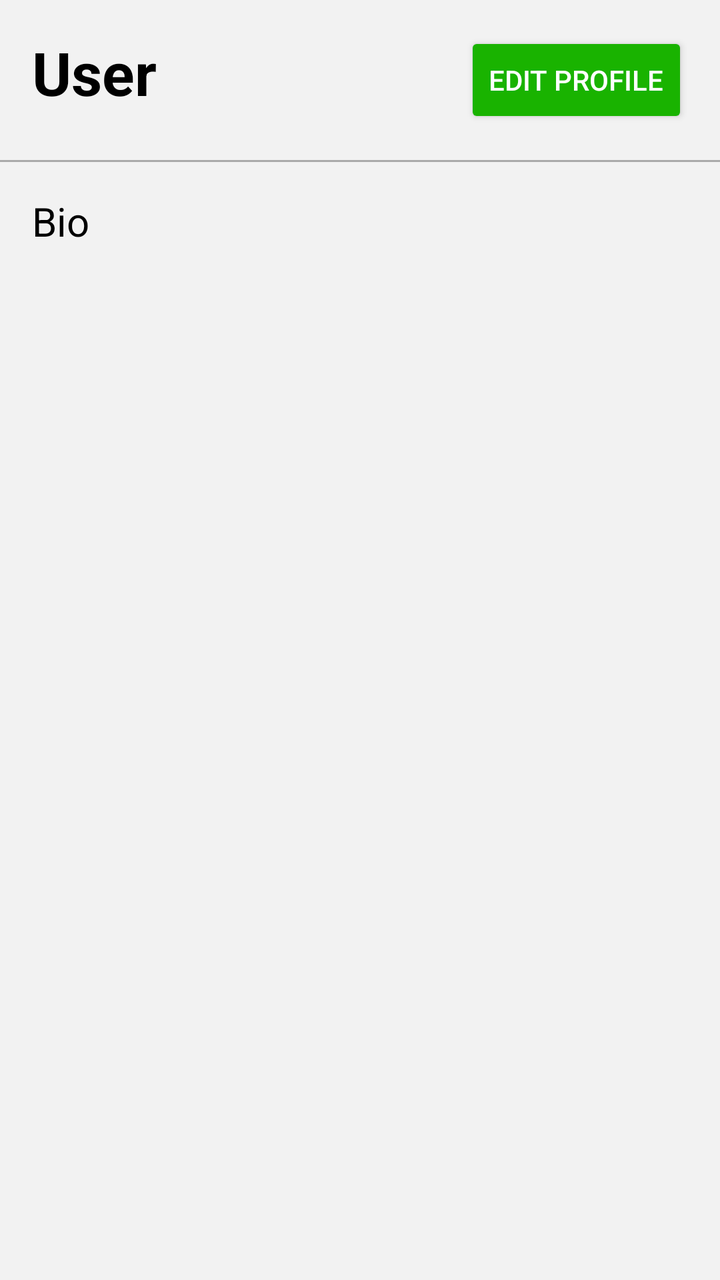
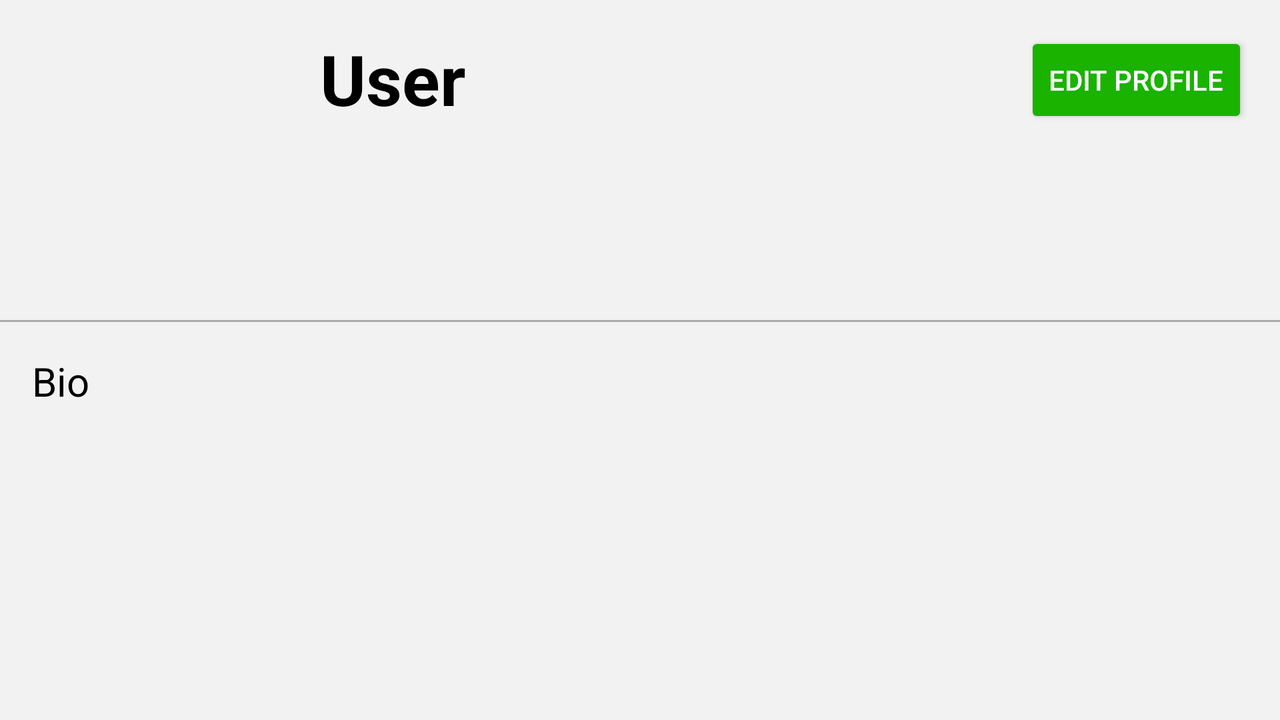

Two renders of one Android screen. The first uses the default layout on a phone; the second uses the alternative layout the repository ships for a different screen configuration, on a matching device. The two XML files are below.
<!-- AndroidManifest.xml: application theme GreenTheme -->
<!-- res/layout/fragment_profile.xml -->
<?xml version="1.0" encoding="utf-8"?>
<ScrollView xmlns:android="http://schemas.android.com/apk/res/android"
    xmlns:tools="http://schemas.android.com/tools"
    android:layout_width="match_parent"
    android:layout_height="match_parent"
    android:background="@color/grey">

    <LinearLayout
        android:layout_width="match_parent"
        android:layout_height="wrap_content"
        android:orientation="vertical">

        <ImageView
            android:id="@+id/profile_avatar_view"
            android:layout_width="match_parent"
            android:layout_height="wrap_content"
            android:adjustViewBounds="true"
            tools:src="@drawable/no_avatar" />

        <LinearLayout
            android:layout_width="match_parent"
            android:layout_height="wrap_content"
            android:orientation="horizontal"
            android:padding="16dp">

            <TextView
                android:id="@+id/profile_username_view"
                android:layout_width="wrap_content"
                android:layout_height="wrap_content"
                android:layout_weight="1"
                android:textColor="@color/black"
                android:textSize="30sp"
                android:textStyle="bold"
                tools:text="User" />

            <Button
                android:id="@+id/profile_edit_button"
                android:layout_width="wrap_content"
                android:layout_height="wrap_content"
                android:layout_gravity="center"
                android:text="@string/edit_button"
                android:textColor="@color/white" />
        </LinearLayout>

        <View
            android:layout_width="match_parent"
            android:layout_height="1dp"
            android:background="@android:color/darker_gray" />

        <TextView
            android:id="@+id/profile_bio_view"
            android:layout_width="match_parent"
            android:layout_height="wrap_content"
            android:layout_marginLeft="16dp"
            android:layout_marginTop="16dp"
            android:layout_marginRight="16dp"
            android:layout_marginBottom="16dp"
            android:textColor="@color/black"
            android:textSize="20sp"
            tools:text="Bio" />
    </LinearLayout>

</ScrollView>
<!-- resources referenced by this layout -->
<resources>
  <color name="black">#000000</color>
  <color name="grey">#f2f2f2</color>
  <color name="white">#FFFFFF</color>
  <string name="edit_button">Edit profile</string>
  <style name="GreenTheme" parent="Theme.AppCompat.Light.DarkActionBar">
          <item name="colorPrimary">@color/greenThemePrimary</item>
          <item name="colorPrimaryDark">@color/greenThemePrimaryDark</item>
          <item name="colorAccent">@color/greenThemeAccent</item>
          <item name="colorButtonNormal">@color/greenThemePrimary</item>
          <item name="colorControlHighlight">@color/white</item>
      </style>
  <color name="greenThemePrimary">#19B300</color>
  <color name="greenThemePrimaryDark">#268D00</color>
  <color name="greenThemeAccent">#009688</color>
</resources>
<!-- res/layout-land/fragment_profile.xml (the repository's variant of the layout above) -->
<!-- drawn on the phone turned sideways -->
<?xml version="1.0" encoding="utf-8"?>
<ScrollView xmlns:android="http://schemas.android.com/apk/res/android"
    xmlns:tools="http://schemas.android.com/tools"
    android:layout_width="match_parent"
    android:layout_height="match_parent"
    android:background="@color/grey">

    <LinearLayout
        android:layout_width="match_parent"
        android:layout_height="wrap_content"
        android:orientation="vertical">

        <LinearLayout
            android:layout_width="match_parent"
            android:layout_height="wrap_content"
            android:layout_margin="16dp"
            android:orientation="horizontal">

            <ImageView
                android:id="@+id/profile_avatar_view"
                android:layout_width="128dp"
                android:layout_height="128dp"
                android:adjustViewBounds="true"
                tools:src="@drawable/no_avatar" />

            <TextView
                android:id="@+id/profile_username_view"
                android:layout_width="0dp"
                android:layout_height="wrap_content"
                android:layout_marginLeft="16dp"
                android:layout_weight="1"
                android:textColor="@color/black"
                android:textSize="35sp"
                android:textStyle="bold"
                tools:text="User" />

            <Button
                android:id="@+id/profile_edit_button"
                android:layout_width="wrap_content"
                android:layout_height="wrap_content"
                android:layout_gravity="center_horizontal"
                android:text="@string/edit_button"
                android:textColor="@color/white" />
        </LinearLayout>

        <View
            android:layout_width="match_parent"
            android:layout_height="1dp"
            android:background="@android:color/darker_gray" />

        <TextView
            android:id="@+id/profile_bio_view"
            android:layout_width="match_parent"
            android:layout_height="wrap_content"
            android:layout_margin="16dp"
            android:textColor="@color/black"
            android:textSize="20sp"
            tools:text="Bio" />

    </LinearLayout>
</ScrollView>
